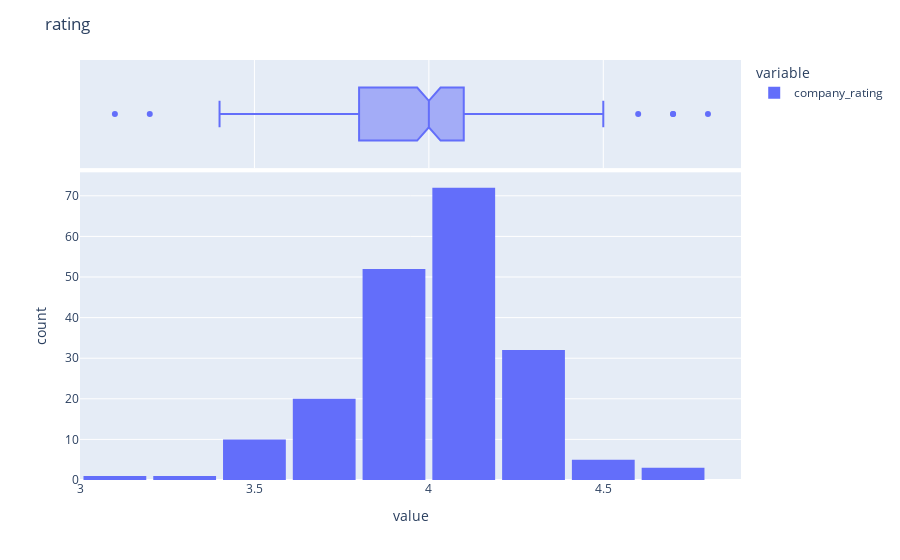

Notebook source saved alongside this figure:
### Code cell
fig = px.histogram(df.company_rating,
                   marginal = 'box',
                   nbins = df.company_rating.nunique())

fig.update_layout(title = 'rating', bargap = 0.1)
fig.show()

### Figure 1 — Plotly figure (JSON) as saved in the notebook; plotly's stock layout.template omitted (floating-point values rounded to 4 significant figures; data arrays with more than 128 entries replaced by an {"elided": "..."} marker saying what was removed)
{"data": [{"alignmentgroup": "True", "bingroup": "x", "hovertemplate": "variable=company_rating<br>value=%{x}<br>count=%{y}<extra></extra>", "legendgroup": "company_rating", "marker": {"color": "#636efa", "pattern": {"shape": ""}}, "name": "company_rating", "nbinsx": 17, "offsetgroup": "company_rating", "orientation": "v", "showlegend": true, "type": "histogram", "x": {"elided": "197 float values"}, "xaxis": "x", "yaxis": "y"}, {"alignmentgroup": "True", "hovertemplate": "variable=company_rating<br>value=%{x}<extra></extra>", "legendgroup": "company_rating", "marker": {"color": "#636efa"}, "name": "company_rating", "notched": true, "offsetgroup": "company_rating", "showlegend": false, "type": "box", "x": {"elided": "197 float values"}, "xaxis": "x2", "yaxis": "y2"}], "layout": {"bargap": 0.1, "barmode": "relative", "legend": {"title": {"text": "variable"}, "tracegroupgap": 0}, "margin": {"t": 60}, "title": {"text": "rating"}, "xaxis": {"anchor": "y", "domain": [0, 1], "title": {"text": "value"}}, "xaxis2": {"anchor": "y2", "domain": [0, 1], "matches": "x", "showgrid": true, "showticklabels": false}, "yaxis": {"anchor": "x", "domain": [0, 0.7326], "title": {"text": "count"}}, "yaxis2": {"anchor": "x2", "domain": [0.7426, 1], "matches": "y2", "showgrid": false, "showline": false, "showticklabels": false, "ticks": ""}}}
